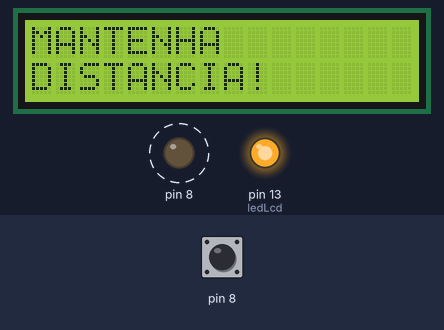
This sketch was run on a simulated Arduino Uno, built with avr-gcc and run on an emulated ATmega328P. On the bench: 16×2 character LCD, output pins drawn as LEDs (lit = HIGH). Dashed ring = blinking. The inputs (shaded band) are chosen by the test bench; at power-on: pin 8 LOW.

Above: at 1.6 s.
1.7 s: pin 8 pulsed HIGH 2 times (0.12 s each, 0.3 s apart)
At 2.5 s:
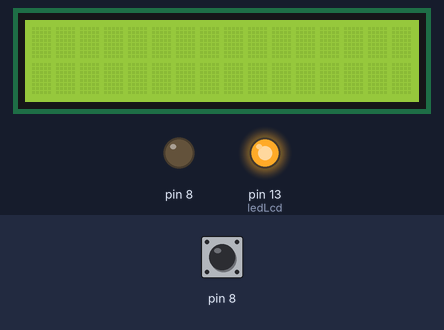
At 3.9 s:
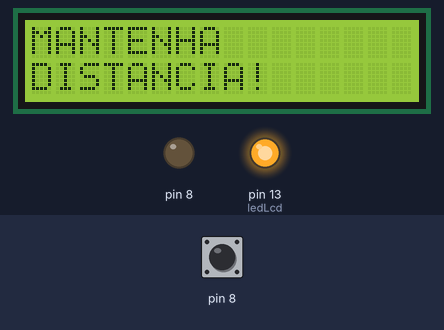
5.3 s: pin 8 pulsed HIGH 2 times (0.12 s each, 0.3 s apart)
Timing chart, 0 to 14.9 s (numbered marks = the images above; inputs shaded):
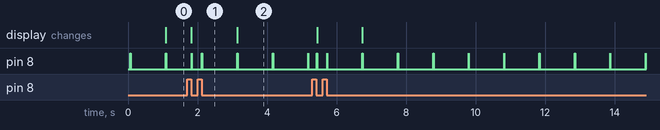

The sketch:

tela_lcd1.ino
```cpp
#include <LiquidCrystal.h>

// Criar variavel LCD.
LiquidCrystal lcd(2, 3, 4, 9, 10, 11, 12);

int ledLcd = 13;

//METODO PARA CAPTURAR A DISTANCIA
//RETORNA NUMERO QUEBRADO LONGO
long distancia(int trigger, int echo){
//TRIGGER PORTA DE SAIDA
  pinMode(trigger,OUTPUT);
  digitalWrite(trigger,LOW);
  delay(5);//espere 5 milisegundos.
  //mandando sinal
  digitalWrite(trigger,HIGH);
  delay(10);
  digitalWrite(trigger,LOW);
  //echo porta de entrada
  pinMode(echo,INPUT);
  //RETORNA OD DADOS QUE A PORTA RECEBE
 return pulseIn(echo,HIGH);


}

void setup()
{

  pinMode(ledLcd, OUTPUT);      // DEFINIR LEDLCD SAIDA.
  digitalWrite(ledLcd, HIGH);   // LIGAR OS LEDS DO LCD.
  lcd.begin(16, 2);             // Informar que o lcd tem 16 colunas e 2 linhas.
  lcd.clear();                  // Iniciar o lcd limpo.
}

void loop()
{
 //TRANSFORMAR O VALOR RECEBIDO PARA CM
  int cm = 0.01723 * distancia (8,8);

  if(cm<100){//SE MENBO QUE 1 METRO/100CM
    lcd.setCursor(0,0);//INICIAR A ESCRIITA NA LINHA 0 COLUNA
    lcd.print("MANTENHA");
    lcd.setCursor(0,1);//INICIAR A ESCRITA NA LINHA 0 COLUNA
    lcd.print("DISTANCIA!");
  }else{//senão
    lcd.clear();//APAGUE TODAS AS MENSAGENS DO DISPLAY.
  }


}
```

Measured:
- after the input at 1.7 s, the display: changes after 0.12 s (image 1)
